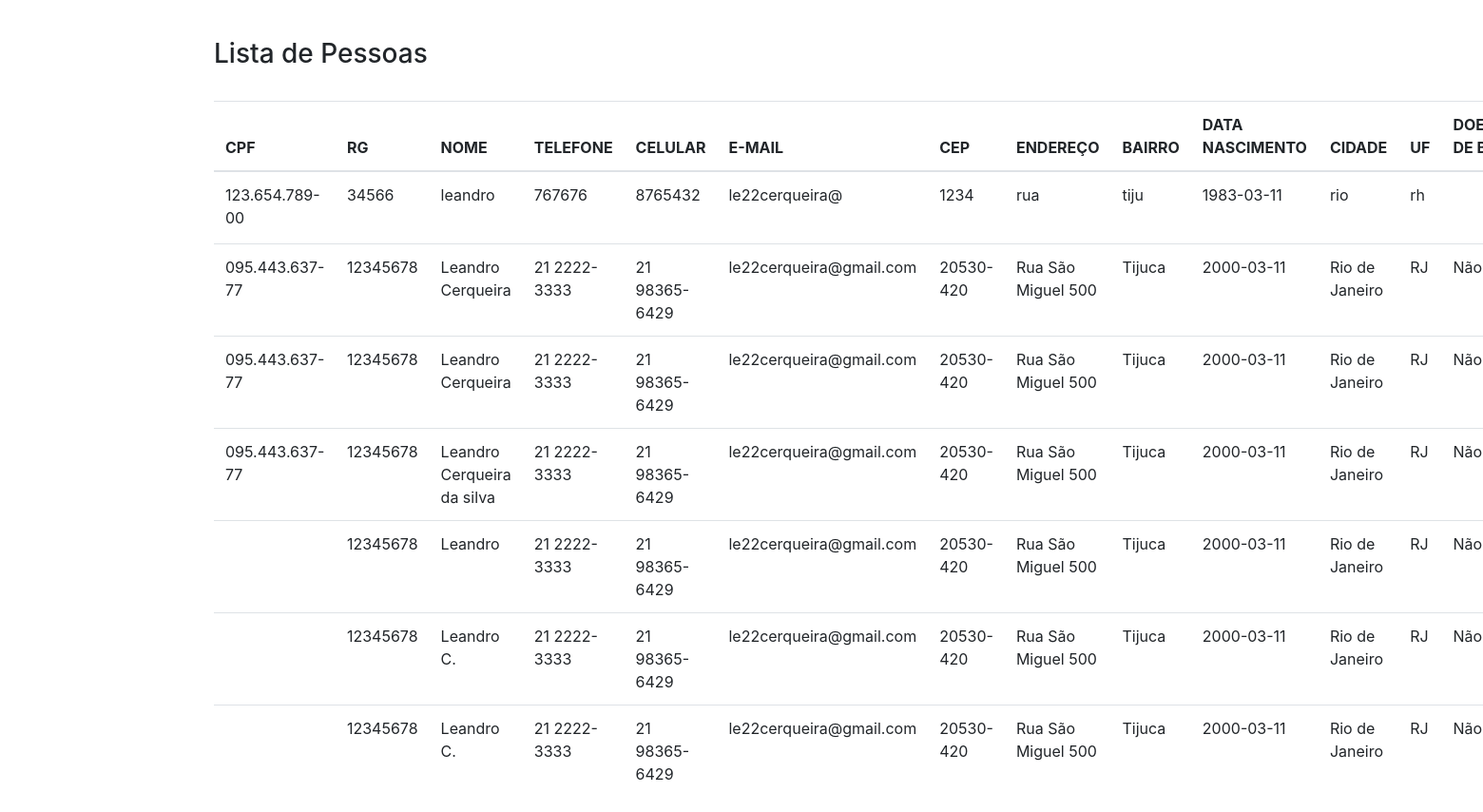
The app's page /listar_pessoa.php with its own data.
### tables this page shows
CREATE TABLE `cadpessoa` (
  `id_pessoa` int(11) NOT NULL,
  `cpf` varchar(15) NOT NULL,
  `rg` varchar(15) NOT NULL,
  `nome` varchar(100) NOT NULL,
  `telefone` varchar(15) NOT NULL,
  `celular` varchar(15) NOT NULL,
  `email` varchar(50) NOT NULL,
  `cep` varchar(15) NOT NULL,
  `endereco` varchar(100) NOT NULL,
  `bairro` varchar(50) NOT NULL,
  `nascimento` date NOT NULL,
  `cidade` varchar(30) NOT NULL,
  `uf` varchar(5) DEFAULT NULL,
  `doencabase` varchar(255) DEFAULT NULL,
  `alergia` varchar(255) DEFAULT NULL,
  `medicamentos` varchar(255) DEFAULT NULL,
  `cirurgia` varchar(255) DEFAULT NULL,
  `internacoes` varchar(255) DEFAULT NULL,
  `pa` varchar(255) DEFAULT NULL,
  `queixaprinc` varchar(255) DEFAULT NULL
);

### listar_pessoa.php (the view, shortened to what this page needs)
<!DOCTYPE html>
<html>
<head>
	<link rel="stylesheet" href="https://stackpath.bootstrapcdn.com/bootstrap/4.3.1/css/bootstrap.min.css">
</head>
<body>
<div class="container" style="margin-top: 40px">
	<h3>Lista de Pessoas</h3>
	<br>
	<table class="table">
  <thead>
    <tr>
        <th scope="col">CPF</th>
        <th scope="col">RG</th>
        <th scope="col">NOME</th>
        <th scope="col">TELEFONE</th>
        <th scope="col">CELULAR</th>
        <th scope="col">E-MAIL</th>
        <th scope="col">CEP</th>
        <th scope="col">ENDEREÇO</th>
        <th scope="col">BAIRRO</th>
        <th scope="col">DATA NASCIMENTO</th>
        <th scope="col">CIDADE</th>
        <th scope="col">UF</th>
        <th scope="col">DOENÇA DE BASE</th>
    </tr>
  </thead>
    <?php
            include 'conexao.php';
    		$sql = "SELECT * FROM `cadpessoa`";
    		$busca = mysqli_query($conexao,$sql);
    		while ($array = mysqli_fetch_array($busca)){
    			$cpf = $array['cpf'];
    			$rg = $array['rg'];
    			$nome = $array['nome'];
    			$telefone = $array['telefone'];
    			$celular = $array['celular'];
                $email = $array['email'];
                $cep = $array['cep'];
                $endereco = $array['endereco'];
                $bairro = $array['bairro'];
                $nascimento = $array['nascimento'];
                $cidade = $array['cidade'];
                $uf = $array['uf'];
                $doencabase = $array['doencabase'];
		?>
	<tr>
        <td><?php echo $cpf ?></td>
        <td><?php echo $rg ?></td>
        <td><?php echo $nome ?></td>
        <td><?php echo $telefone ?></td>
        <td><?php echo $celular ?></td>
        <td><?php echo $email ?></td>
        <td><?php echo $cep ?></td>
        <td><?php echo $endereco ?></td>
        <td><?php echo $bairro ?></td>
        <td><?php echo $nascimento ?></td>
        <td><?php echo $cidade ?></td>
        <td><?php echo $uf ?></td>
        <td><?php echo $doencabase ?></td>
         </tr>
  <?php } ?>
</table>
</div>
</body>
</html>

### records on screen
cadpessoa: cpf "123.654.789-00", rg "34566", nome "leandro", telefone "767676", celular "8765432", email "le22cerqueira@", cep "1234", endereco "rua", bairro "tiju", nascimento "1983-03-11", cidade "rio", uf "rh"
cadpessoa: cpf "095.443.637-77", rg "12345678", nome "Leandro Cerqueira", telefone "21 2222-3333", celular "21 98365-6429", email "le22cerqueira@gmail.com", cep "20530-420", endereco "Rua São Miguel 500", bairro "Tijuca", nascimento "2000-03-11", cidade "Rio de Janeiro", uf "RJ", doencabase "Não…"
cadpessoa: cpf "095.443.637-77", rg "12345678", nome "Leandro Cerqueira", telefone "21 2222-3333", celular "21 98365-6429", email "le22cerqueira@gmail.com", cep "20530-420", endereco "Rua São Miguel 500", bairro "Tijuca", nascimento "2000-03-11", cidade "Rio de Janeiro", uf "RJ", doencabase "Não…"
cadpessoa: cpf "095.443.637-77", rg "12345678", nome "Leandro Cerqueira da silva", telefone "21 2222-3333", celular "21 98365-6429", email "le22cerqueira@gmail.com", cep "20530-420", endereco "Rua São Miguel 500", bairro "Tijuca", nascimento "2000-03-11", cidade "Rio de Janeiro", uf "RJ", doencabase "Não…"
cadpessoa: rg "12345678", nome "Leandro", telefone "21 2222-3333", celular "21 98365-6429", email "le22cerqueira@gmail.com", cep "20530-420", endereco "Rua São Miguel 500", bairro "Tijuca", nascimento "2000-03-11", cidade "Rio de Janeiro", uf "RJ", doencabase "Não…"
cadpessoa: rg "12345678", nome "Leandro C.", telefone "21 2222-3333", celular "21 98365-6429", email "le22cerqueira@gmail.com", cep "20530-420", endereco "Rua São Miguel 500", bairro "Tijuca", nascimento "2000-03-11", cidade "Rio de Janeiro", uf "RJ", doencabase "Não…"
cadpessoa: rg "12345678", nome "Leandro C.", telefone "21 2222-3333", celular "21 98365-6429", email "le22cerqueira@gmail.com", cep "20530-420", endereco "Rua São Miguel 500", bairro "Tijuca", nascimento "2000-03-11", cidade "Rio de Janeiro", uf "RJ", doencabase "Não…"
